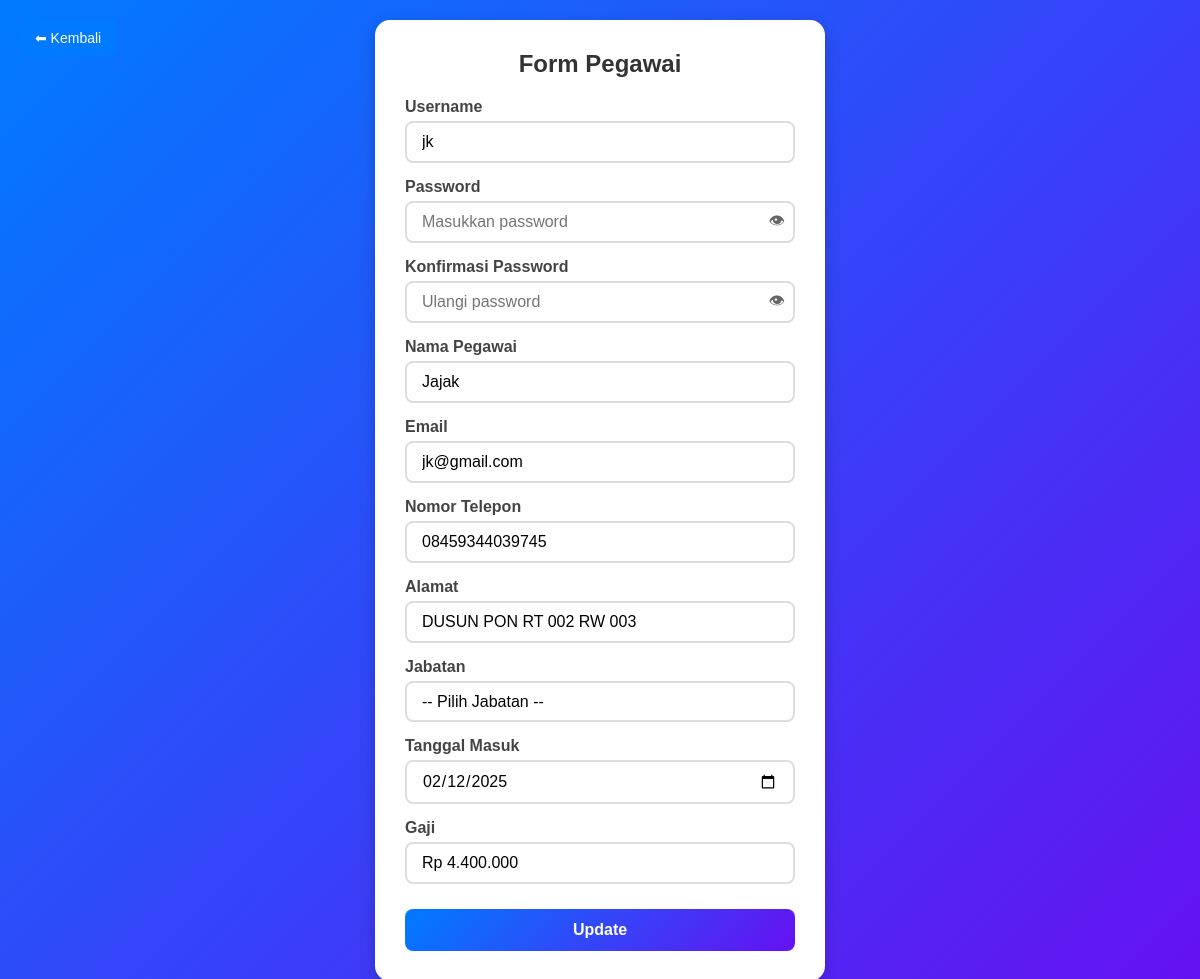
The app's page /mysql10122423_if-11_kepegawaian/admin/form_pegawai.php?id=4 with its own data.
### tables this page shows
CREATE TABLE `pegawai` (
  `id_pegawai` int(10) UNSIGNED NOT NULL,
  `id_users` int(10) UNSIGNED NOT NULL,
  `nama` varchar(100) NOT NULL,
  `email` varchar(100) NOT NULL,
  `no_hp` varchar(15) NOT NULL,
  `alamat` text NOT NULL,
  `id_jabatan` int(10) UNSIGNED DEFAULT NULL,
  `tanggal_masuk` date NOT NULL,
  `gaji` decimal(15,2) NOT NULL DEFAULT 0.00,
  `created_at` timestamp NOT NULL DEFAULT current_timestamp(),
  `updated_at` timestamp NOT NULL DEFAULT current_timestamp() ON UPDATE current_timestamp()
);

CREATE TABLE `users` (
  `id_users` int(10) UNSIGNED NOT NULL,
  `username` varchar(50) NOT NULL,
  `password` varchar(255) NOT NULL,
  `role` enum('admin','pegawai') NOT NULL,
  `created_at` timestamp NOT NULL DEFAULT current_timestamp(),
  `updated_at` timestamp NOT NULL DEFAULT current_timestamp() ON UPDATE current_timestamp()
);

### mysql10122423_if-11_kepegawaian/admin/form_pegawai.php (the view, shortened to what this page needs)
<?php
require_once "../config/database.php";
$id_pegawai = isset($_GET['id']) ? intval($_GET['id']) : 0;
$pegawai = [];
$editMode = false;
if ($id_pegawai > 0) {
    $editMode = true;
    $sqlPegawai = "SELECT p.*, u.username, u.id_users FROM pegawai p JOIN users u ON p.id_users = u.id_users WHERE p.id_pegawai = ?";
    $stmt = $conn->prepare($sqlPegawai);
    $stmt->bind_param("i", $id_pegawai);
    $stmt->execute();
    $result = $stmt->get_result();
    $pegawai = $result->fetch_assoc();
}
?>
<!DOCTYPE html>
<html lang="id">
<head>
    <link rel="stylesheet" href="../css/style.css">
</head>
<body>
<a href="manajemen_data_pegawai.php" class="back-button">⬅ Kembali</a>
    <div class="pegawai-form-container">
        <h2>Form Pegawai</h2>
        <form method="POST">
            <div class="form-group">
                <label for="username">Username</label>
                <input type="text" name="username" id="username" value="<?= $pegawai['username'] ?? ''; ?>" required>
            </div>
            <div class="form-group">
                <label for="password">Password</label>
                <div class="input-wrapper">
                    <input type="password" name="password" id="password" placeholder="Masukkan password">
                    <span class="toggle-password" onclick="togglePassword('password', this)">👁</span>
                </div>
            </div>
            <div class="form-group">
                <label for="confirm-password">Konfirmasi Password</label>
                <div class="input-wrapper">
                    <input type="password" name="confirm-password" id="confirm-password" placeholder="Ulangi password">
                    <span class="toggle-password" onclick="togglePassword('confirm-password', this)">👁</span>
                </div>
            </div>
            <div class="form-group">
                <label for="nama">Nama Pegawai</label>
                <input type="text" name="nama" id="nama" value="<?= $pegawai['nama'] ?? ''; ?>" required>
            </div>
            <div class="form-group">
                <label for="email">Email</label>
                <input type="email" name="email" id="email" value="<?= $pegawai['email'] ?? ''; ?>" required>
            </div>
            <div class="form-group">
                <label for="telepon">Nomor Telepon</label>
                <input type="tel" name="telepon" id="telepon" value="<?= $pegawai['no_hp'] ?? ''; ?>" required>
            </div>
            <div class="form-group">
                <label for="alamat">Alamat</label>
                <input type="text" name="alamat" id="alamat" value="<?= $pegawai['alamat'] ?? ''; ?>" required>
            </div>
            <div class="form-group">
                <label for="jabatan">Jabatan</label>
                <select name="jabatan" id="jabatan" required>
                    <option value="">-- Pilih Jabatan --</option>
                </select>
            </div>
            <div class="form-group">
                <label for="tanggal_masuk">Tanggal Masuk</label>
                <input type="date" name="tanggal_masuk" id="tanggal_masuk"
                    value="<?= $pegawai['tanggal_masuk'] ?? ''; ?>" required>
            </div>
            <div class="form-group">
                <label for="gaji">Gaji</label>
                <input type="text" name="gaji" id="gaji"
                    value="<?= isset($pegawai['gaji']) ? 'Rp ' . number_format($pegawai['gaji'], 0, ',', '.') : ''; ?>"
                    required>
            </div>
            <button type="submit"><?= $editMode ? "Update" : "Simpan"; ?></button>
        </form>
    </div>
</body>
</html>

### mysql10122423_if-11_kepegawaian/css/style.css (style rules this page uses)
* { margin: 0; padding: 0; box-sizing: border-box; font-family: "Poppins", sans-serif; }
body { display: flex; justify-content: center; align-items: center; min-height: 100vh; background: linear-gradient(135deg, #007bff, #6610f2); padding: 20px; }
h2 { margin-bottom: 20px; color: #333; font-size: 24px; text-align: center; }
.form-group { display: flex; flex-direction: column; align-items: flex-start; width: 100%; margin-bottom: 15px; }
label { font-weight: bold; color: #444; margin-bottom: 5px; }
input, select { width: 100%; padding: 10px 15px; border: 2px solid #ddd; border-radius: 8px; font-size: 16px; transition: 0.3s; }
select { appearance: none; background-color: #fff; cursor: pointer; }
.input-wrapper { position: relative; width: 100%; }
.toggle-password { position: absolute; right: 10px; top: 50%; transform: translateY(-50%); cursor: pointer; font-size: 16px; color: #666; transition: 0.3s; }
button { max-width: 400px; width: 100%; padding: 12px; background: linear-gradient(135deg, #007bff, #6610f2); color: white; border: none; border-radius: 8px; cursor: pointer; font-size: 16px; font-weight: bold; transition: 0.3s; margin-top: 10px; }
input[type="tel"] { padding-right: 12px; }
.pegawai-form-container { background: white; padding: 30px; border-radius: 15px; box-shadow: 0px 5px 15px rgba(0, 0, 0, 0.2); width: 450px; animation: fadeIn 0.8s ease-in-out; }
body { display: flex; min-height: 100vh; background: linear-gradient(135deg, #007bff, #6610f2); }
.input-wrapper { position: relative; display: inline-block; }
.toggle-password { position: absolute; right: 10px; top: 50%; transform: translateY(-50%); cursor: pointer; }

### mysql10122423_if-11_kepegawaian/admin/form_pegawai.php (style rules this page uses)
.back-button { position: absolute; top: 20px; left: 20px; text-decoration: none; background-color: #007bff; color: white; padding: 10px 15px; border-radius: 5px; font-size: 14px; }

### records on screen
pegawai: username "jk", nama "Jajak", email "jk@gmail.com", telepon "08459344039745", alamat "DUSUN PON RT 002 RW 003", tanggal_masuk "02/12/2025", gaji "Rp 4.400.000"
